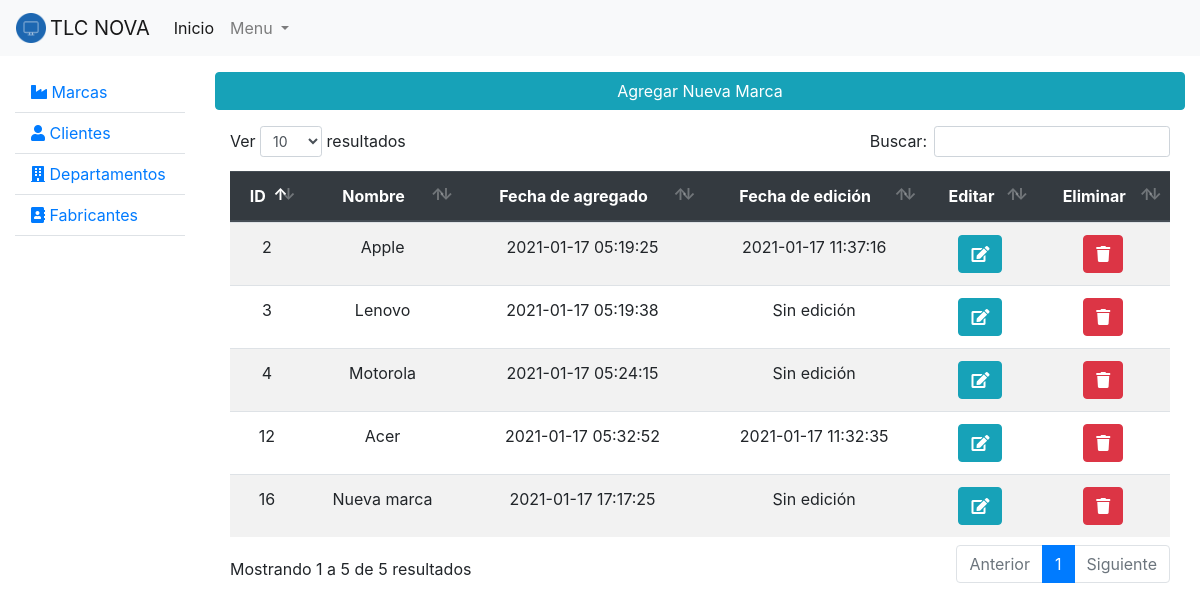
The app's page /vistas/marcas/listarMarcas.php with its own data.
### tables this page shows
CREATE TABLE `marca` (
  `idmarca` int(11) NOT NULL,
  `nombre` varchar(45) DEFAULT NULL,
  `update` datetime DEFAULT NULL,
  `create` timestamp NULL DEFAULT NULL,
  `delete` datetime DEFAULT NULL
);

### config/db/marcas/functions.php (called while the page is built, shortened)
<?php
function listarMarcas(){
    $respuesta = [];
    $query = "SELECT * FROM marca WHERE `delete` is null";
    $conexion = connect();
    if( $resultado = mysqli_query($conexion,$query) ){
        while($fila = mysqli_fetch_assoc($resultado)){
            array_push($respuesta, $fila);
        }
    }
    return $respuesta;
}

### vistas/marcas/listarMarcas.php (the view, shortened to what this page needs)
<?php
    include '../../config/db/marcas/functions.php';
    $marcas = listarMarcas();
?>
<!doctype html>
<html lang="es">
<head>
    <?php
        include '../../components/head.php';
    ?>
</head>
<body>
    <?php
        include '../../components/menu.php';
        if( count($marcas) > 0 ){
            ?>
                <div class="container-fluid">
                    <div class="row">
                        <?php include "../../components/sidebar.php"?>
                        <div class="col">
                            <div class="table-responsive">
                                <a href="<?php echo URL; ?>vistas/marcas/agregarMarca.php" class="btn btn-info btn-block mt-3 mb-3"> Agregar Nueva Marca </a>
                                <table id="tablaMarcas" class="table table-hover table-striped text-center">
                                    <thead class="thead-dark">
                                        <tr>
                                            <th>ID</th>
                                            <th>Nombre</th>
                                            <th>Fecha de agregado</th>
                                            <th>Fecha de edición</th>
                                            <th>Editar</th>
                                            <th>Eliminar</th>
                                        </tr>
                                    </thead>
                                    <tbody>
                                        <?php
                                            foreach ($marcas as $marca){
                                                $ultimaEdicion = $marca["update"] == "" ? "Sin edición" : $marca["update"];
                                                ?>
                                                    <tr>
                                                        <td><?=$marca["idmarca"];?></td>
                                                        <td><?=$marca["nombre"];?></td>
                                                        <td><?=$marca["create"];?></td>
                                                        <td><?=$ultimaEdicion;?></td>
                                                        <td><button onclick="editaMarca(<?php echo $marca['idmarca']; ?>, '<?php echo $marca['nombre'] ?>')" class="btn btn-info"><i class="fas fa-edit"></i></button></td>
                                                        <td><button onclick="eliminaMarca(<?php echo $marca['idmarca']; ?>, '<?php echo $marca['nombre'] ?>');" class="btn btn-danger"><i class="fas fa-trash"></i></button></td>
                                                    </tr>
                                                <?php
                                            }
                                        ?>
                                    </tbody>
                                </table>
                            </div>
                        </div>
                    </div>
                </div>
            <?php
        }else{
            echo '<div class="alert alert-danger" role="alert">
                    Aún no hay marcas registradas
                  </div>';
        }
    ?>
</body>
</html>

### records on screen
marca: idmarca "2", nombre "Apple", create "2021-01-17 05:19:25", update "2021-01-17 11:37:16"
marca: idmarca "3", nombre "Lenovo", create "2021-01-17 05:19:38", update "Sin edición"
marca: idmarca "4", nombre "Motorola", create "2021-01-17 05:24:15", update "Sin edición"
marca: idmarca "12", nombre "Acer", create "2021-01-17 05:32:52", update "2021-01-17 11:32:35"
marca: idmarca "16", nombre "Nueva marca", create "2021-01-17 17:17:25", update "Sin edición"
